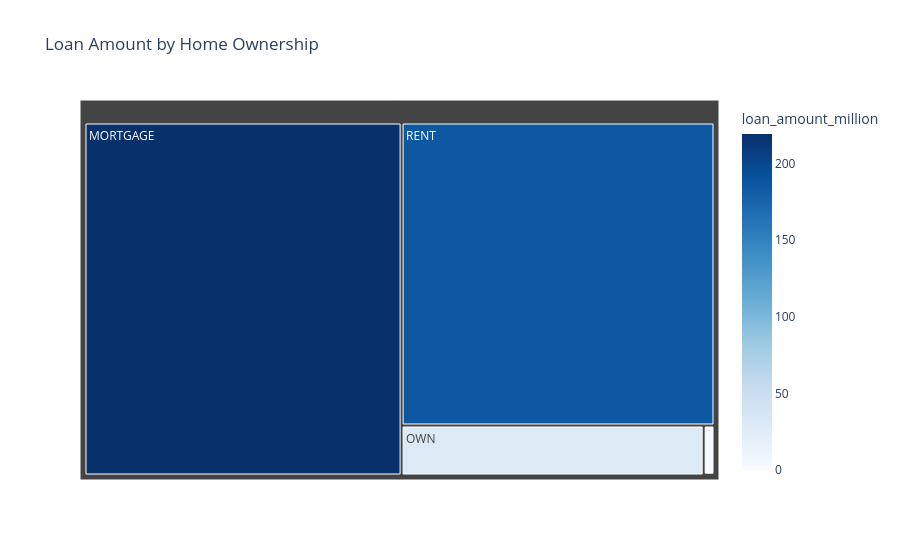

Source (notebook cell):
### Markdown cell above
### Home Ownership by Total funded Amount

### Code cell
home_funding = (
    df.groupby('home_ownership')['loan_amount']
      .sum()
      .reset_index()
)

home_funding['loan_amount_million'] = (
    home_funding['loan_amount'] / 1000000
)

fig = px.treemap(
    home_funding,
    path=['home_ownership'],
    values='loan_amount_million',
    color='loan_amount_million',
    color_continuous_scale='Blues',
    title='Loan Amount Funded by Home Ownership'
)

fig.show()

### Figure 1 — Plotly figure (JSON) as saved in the notebook; plotly's stock layout.template omitted (floating-point values rounded to 4 significant figures)
{"data": [{"branchvalues": "total", "customdata": [[219.3], [0.0168], [1.045], [29.6], [185.8]], "domain": {"x": [0, 1], "y": [0, 1]}, "hovertemplate": "labels=%{label}<br>loan_amount_million_sum=%{value}<br>parent=%{parent}<br>id=%{id}<br>loan_amount_million=%{color}<extra></extra>", "ids": ["MORTGAGE", "NONE", "OTHER", "OWN", "RENT"], "labels": ["MORTGAGE", "NONE", "OTHER", "OWN", "RENT"], "marker": {"coloraxis": "coloraxis", "colors": [219.3, 0.0168, 1.045, 29.6, 185.8]}, "name": "", "parents": ["", "", "", "", ""], "type": "treemap", "values": [219.3, 0.0168, 1.045, 29.6, 185.8]}], "layout": {"coloraxis": {"colorbar": {"title": {"text": "loan_amount_million"}}, "colorscale": [[0, "rgb(247,251,255)"], [0.125, "rgb(222,235,247)"], [0.25, "rgb(198,219,239)"], [0.375, "rgb(158,202,225)"], [0.5, "rgb(107,174,214)"], [0.625, "rgb(66,146,198)"], [0.75, "rgb(33,113,181)"], [0.875, "rgb(8,81,156)"], [1, "rgb(8,48,107)"]]}, "legend": {"tracegroupgap": 0}, "title": {"text": "Loan Amount by Home Ownership"}}}
